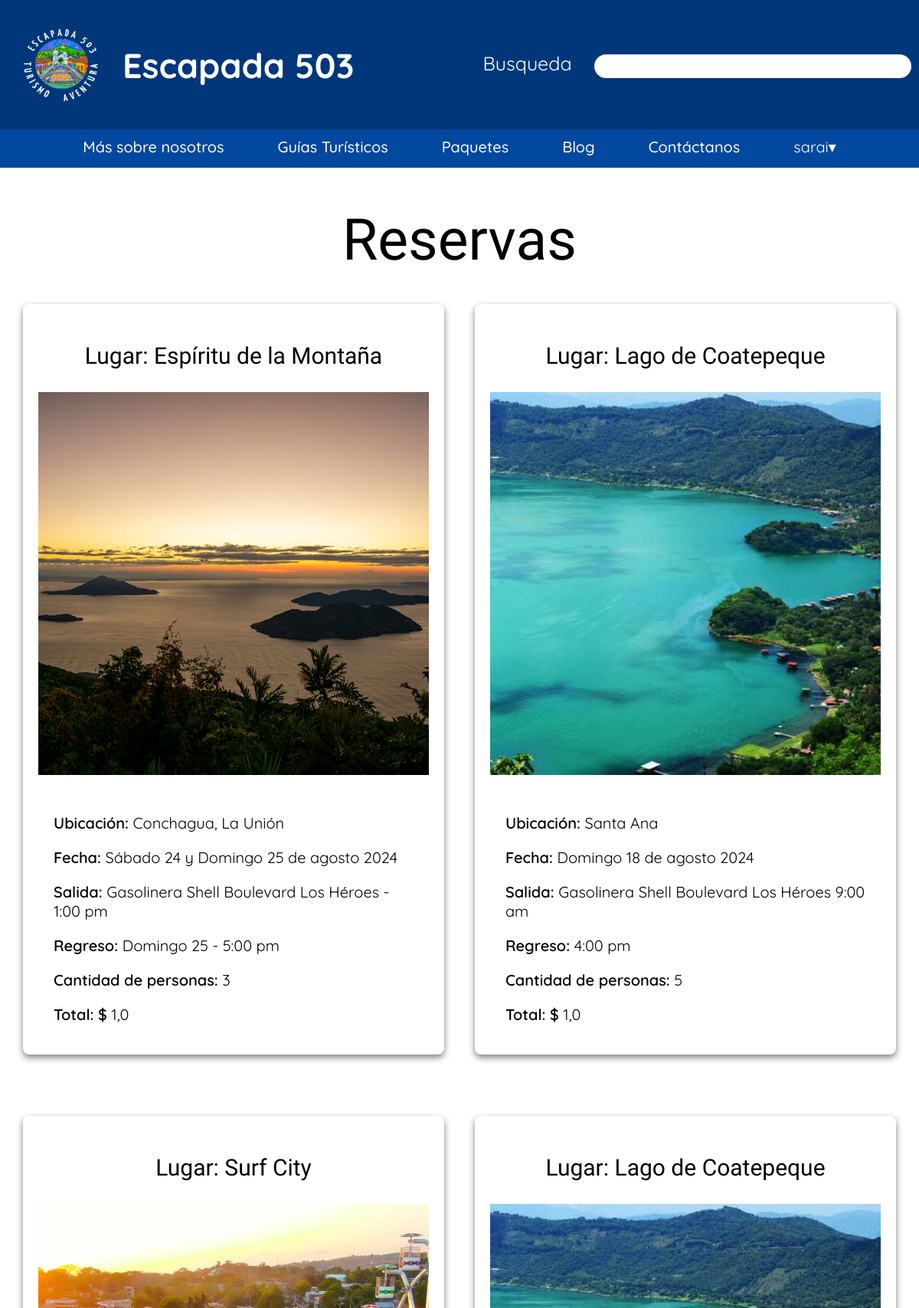
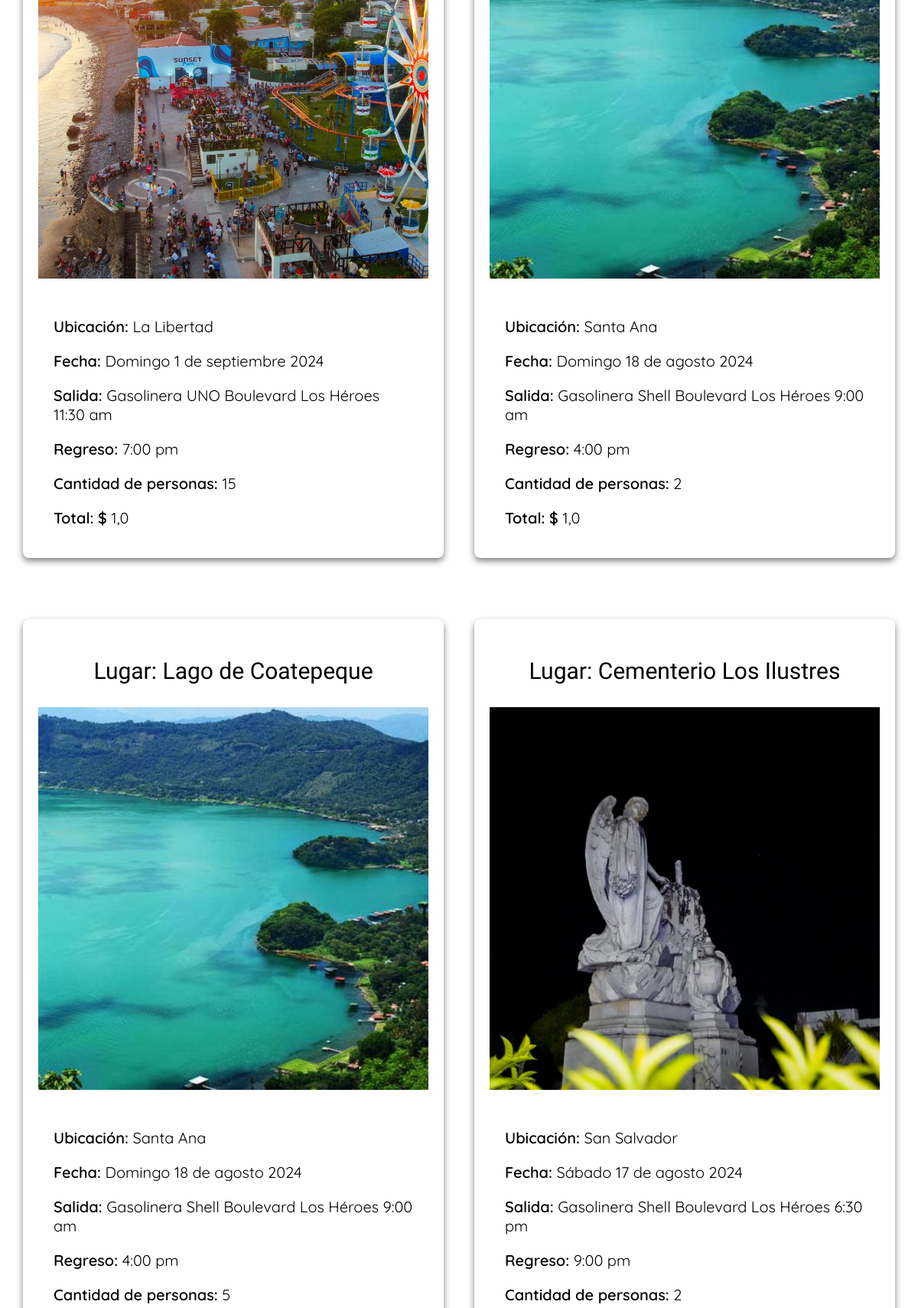
/reservas/ (signed in, upper part), run on the app's committed database (2 pictures, top to bottom).
### paquetesTuristicos/models.py (models this page shows)
class Reservas(models.Model):
    usuarioReserva = models.ForeignKey(User, on_delete=models.CASCADE)
    lugar = models.ForeignKey(Paquetes, on_delete=models.CASCADE)
    cantidadPersonas = models.IntegerField()
    total = models.FloatField()
    def lugar_nombre(self):
        return self.lugar.nombre
    lugar_nombre.short_description = 'Lugar'

class Paquetes(models.Model):
    nombre = models.CharField(max_length = 255)
    ubicacion = models.CharField(max_length = 255)
    descripcion = models.CharField(max_length = 800)
    fecha = models.CharField(max_length = 100)
    salida = models.CharField(max_length = 100)
    regreso = models.CharField(max_length = 100)
    incluye = models.CharField(max_length = 255)
    gastosExtra = models.CharField(max_length = 300)
    recorrido = models.CharField(max_length = 255)
    precio = models.CharField(max_length = 60)
    guiaEncargado = models.ForeignKey(Guias, on_delete = models.CASCADE)
    imagenes = models.CharField(max_length = 75)
    def guia_nombre(self):
        return self.guiaEncargado.nombre
    guia_nombre.short_description = 'guiaEncargado'

### controlUsuarios/views.py (the view)
# urls.py: path('reservas/', views.mostrarReservas, name="reservas"),
@login_required
def mostrarReservas(request):
    reservaLista = Reservas.objects.filter(usuarioReserva=request.user)
    return render(request, 'reservas.html',{'reservaLista':reservaLista})

### controlUsuarios/Templates/reservas.html (shortened to what this page needs)
<!DOCTYPE html>
<html lang="en">
<head>
    {% load static %}
    <link rel="stylesheet" href="{% static 'styles.css' %}">
</head>
<body>
     <header>
        <div class="header_style">
            <div class="contenido_header">
                <div class="left_section">
                    <a href="{% url 'index-url' %}"><img class="logo" src="{% static 'img/logo.png' %}"
                            alt="Logo de Escapada 503"></a>
                    <h2 class="header_titulo">Escapada 503</h2>
                </div>
                <div class="barraBusqueda">
                    <label class="lbl_busqueda">Busqueda</label>
                    <input class="searchInput barra" type="text">
                </div>
            </div>
            <div class="menu_opcionesHeader" id="menu_opcionesHeader">
                <a href="{% url 'nosotros-url' %}">Más sobre nosotros</a>
                <a href="{% url 'guias-url' %}">Guías Turísticos</a>
                <a href="{% url 'paquetes-url' %}">Paquetes</a>
                <a href="{% url 'blog-url' %}">Blog</a>
                <a href="{% url 'contactanos-url' %}">Contáctanos</a>
                <div class="user_section">
                    <div class="user_info" id="userInfo">
                        <span class="user_name">{{user.username}}</span>
                        <span class="user_menu">&#9662;</span>
                    </div>
                </div>
            </div>
        </div>
    </header>
    <h1 class="reservas_titulo">Reservas</h1>
    <div class="reservas_contenedores contenido">
        {% if reservaLista %}
        {% for reservas in reservaLista %}
        <div class="reservas_filas">
            <div class="reservas_datos">
                <p class="reservas_lugar">Lugar: {{ reservas.lugar.nombre }}</p>
                <img src="{% static reservas.lugar.imagenes %}" alt="{{ reservas.lugar.nombre }}" class="reservas_imagen">
                <div class="reservas_informacion">
                    <p><span class="reservas_resaltar">Ubicación: </span>{{ reservas.lugar.ubicacion }}</p>
                    <p><span class="reservas_resaltar">Fecha: </span>{{ reservas.lugar.fecha }}</p>
                    <p><span class="reservas_resaltar">Salida: </span>{{ reservas.lugar.salida }}</p>
                    <p><span class="reservas_resaltar">Regreso: </span>{{ reservas.lugar.regreso }}</p>
                    <p><span class="reservas_resaltar">Cantidad de personas: </span>{{ reservas.cantidadPersonas }}</p>
                    <p><span class="reservas_resaltar">Total: $ </span>{{ reservas.total }}</p>
                </div>
            </div>
        </div>
        {% endfor %}
        {% endif %}
    </div>
</body>

### controlUsuarios/static/styles.css (style rules this page uses)
body { margin: 0; padding: 0; font-family: sans-serif; }
.header_style { display: flex; flex-direction: column; background-color: #00377B; }
.contenido_header { display: flex; justify-content: space-between; align-items: center; }
.left_section { display: flex; align-items: center; }
.header_titulo { color: white; font-size: 45px; font-family: "Quicksand", sans-serif; }
.menu_opcionesHeader { display: flex; gap: 70px; justify-content: center; background-color: #02489e; padding: 10px; }
.menu_opcionesHeader a, .menu_opciones a { font-family: "Quicksand", sans-serif; font-weight: 500; font-style: normal; text-decoration: none; color: white; font-size: 20px; margin-bottom: 5px; }
.logo { margin-top: 5px; width: 100px; height: 100px; padding: 30px; }
.barraBusqueda { margin-right: 10px; }
.barra { border-radius: 20px; width: 400px; border-color: transparent; padding: 5px; font-size: 15px; }
.lbl_busqueda { margin-right: 10px; }
.lbl_busqueda { font-family: "Quicksand", sans-serif; font-optical-sizing: auto; font-weight: 20px; color: white; font-size: 25px; margin-right: 25px; }
.user_section { position: relative; display: inline-block; }
.user_info { cursor: pointer; display: flex; align-items: center; }
.user_name { font-family: "Quicksand", sans-serif; font-optical-sizing: auto; font-weight: 20px; color: white; font-size: 20px; }
.user_menu { font-family: "Quicksand", sans-serif; font-optical-sizing: auto; font-weight: 20px; color: white; font-size: 20px; }
.reservas_contenedores { display: flex; flex-wrap: wrap; justify-content: space-between; margin-left: 50px; margin-right: 50px; }
.reservas_titulo { font-family: "Habibi", serif; font-weight: 400; font-style: normal; margin-top: 50px; text-align: center; font-size: 75px; margin-bottom: 20px; }
.reservas_datos { display: flex; flex-direction: column; background-color: #fff; padding: 20px; border-radius: 8px; box-shadow: 0 4px 8px rgba(0, 0, 0, 0.5); margin: 20px; width: 100%; }
.reservas_filas { display: flex; flex-direction: column; width: calc(50% - 40px); margin-bottom: 40px; align-items: center; }
.reservas_imagen { width: 100%; height: 500px; max-width: none; object-fit: cover; margin-bottom: 30px; }
.reservas_lugar { font-family: "Playwrite IT Moderna", cursive; font-optical-sizing: auto; font-weight: 100px; font-style: normal; font-size: 30px; text-align: center; }
.reservas_informacion { margin: auto 20px; font-family: "Quicksand", sans-serif; font-size: 20px; }
.reservas_resaltar { font-family: "Quicksand", sans-serif; font-weight: 600; }

### data on the page
Reservas: lugar.nombre "Espíritu de la Montaña", lugar.imagenes (picture), lugar.ubicacion "Conchagua, La Unión", lugar.fecha "Sábado 24 y Domingo 25 de agosto 2024", lugar.salida "Gasolinera Shell Boulevard Los Héroes - 1:00 pm", lugar.regreso "Domingo 25 - 5:00 pm", cantidadPersonas "3", total "1,0"
Reservas: lugar.nombre "Lago de Coatepeque", lugar.imagenes (picture), lugar.ubicacion "Santa Ana", lugar.fecha "Domingo 18 de agosto 2024", lugar.salida "Gasolinera Shell Boulevard Los Héroes 9:00 am", lugar.regreso "4:00 pm", cantidadPersonas "5", total "1,0"
Reservas: lugar.nombre "Surf City", lugar.imagenes (picture), lugar.ubicacion "La Libertad", lugar.fecha "Domingo 1 de septiembre 2024", lugar.salida "Gasolinera UNO Boulevard Los Héroes 11:30 am", lugar.regreso "7:00 pm", cantidadPersonas "15", total "1,0"
Reservas: lugar.nombre "Lago de Coatepeque", lugar.imagenes (picture), lugar.ubicacion "Santa Ana", lugar.fecha "Domingo 18 de agosto 2024", lugar.salida "Gasolinera Shell Boulevard Los Héroes 9:00 am", lugar.regreso "4:00 pm", cantidadPersonas "2", total "1,0"
Reservas: lugar.nombre "Lago de Coatepeque", lugar.imagenes (picture), lugar.ubicacion "Santa Ana", lugar.fecha "Domingo 18 de agosto 2024", lugar.salida "Gasolinera Shell Boulevard Los Héroes 9:00 am", lugar.regreso "4:00 pm", cantidadPersonas "5"
Reservas: lugar.nombre "Cementerio Los Ilustres", lugar.imagenes (picture), lugar.ubicacion "San Salvador", lugar.fecha "Sábado 17 de agosto 2024", lugar.salida "Gasolinera Shell Boulevard Los Héroes 6:30 pm", lugar.regreso "9:00 pm", cantidadPersonas "2"

### other printed values
{{ user.username }} "sarai"
